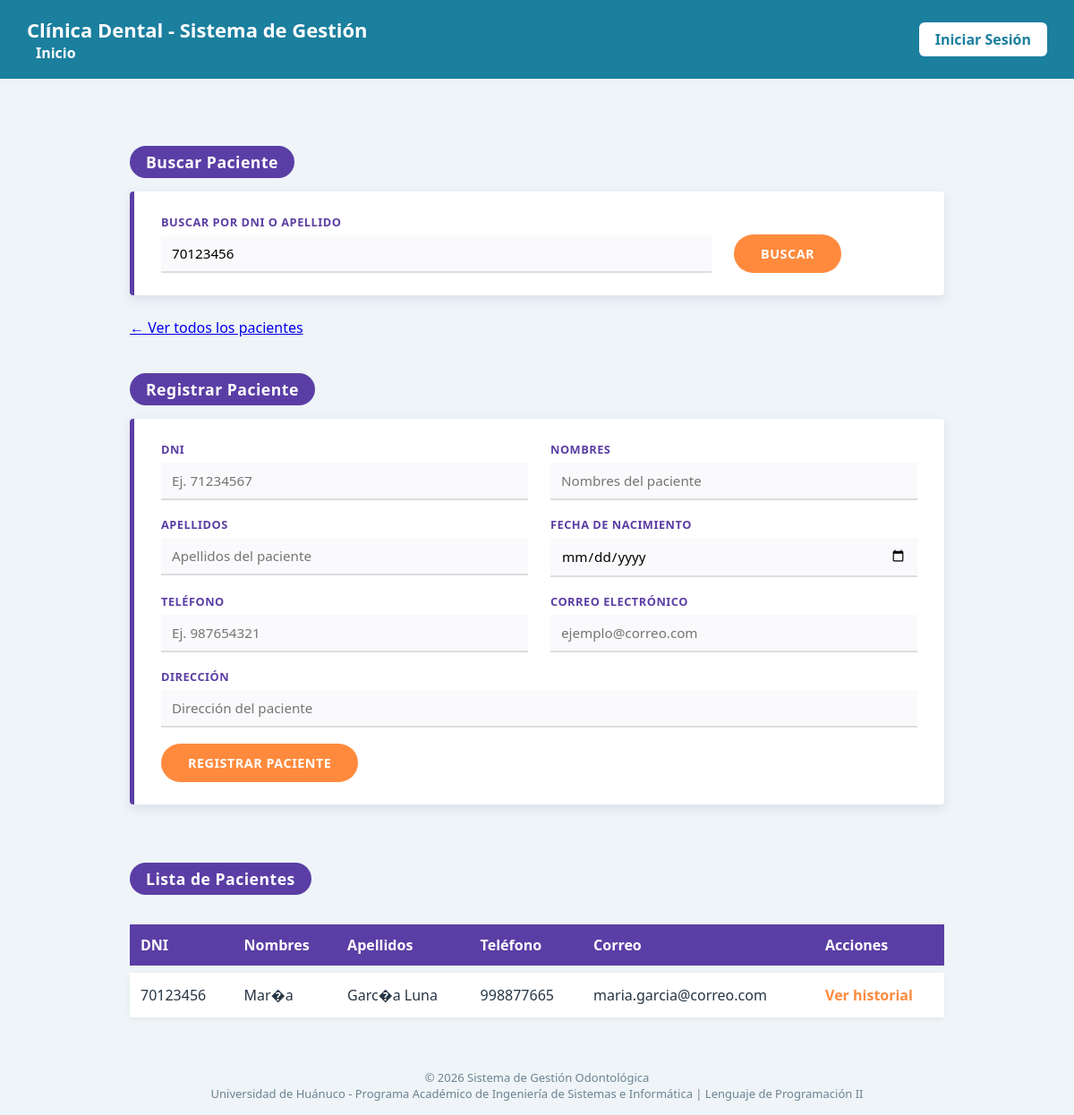
Page /vistas/pacientes.php?criterio=70123456 on the committed database.
### tables this page shows
CREATE TABLE paciente (
    id_paciente INT AUTO_INCREMENT PRIMARY KEY,
    dni VARCHAR(8) NOT NULL UNIQUE,
    nombres VARCHAR(80) NOT NULL,
    apellidos VARCHAR(80) NOT NULL,
    telefono VARCHAR(20),
    correo VARCHAR(100),
    direccion VARCHAR(150),
    fecha_nacimiento DATE
);

### php/clases/paciente.php (called while the page is built, shortened)
<?php
require_once __DIR__ . '/../config/conexion.php';
class Paciente {
    private $conexion;
    public function __construct() {
        $con = new Conexion();
        $this->conexion = $con->conectar();
    }
    public function buscarPaciente($criterio) {
        $sql = "SELECT * FROM paciente WHERE dni = :criterio OR apellidos LIKE :criterio2";
        $stmt = $this->conexion->prepare($sql);
        $like = "%" . $criterio . "%";
        $stmt->bindParam(':criterio', $criterio);
        $stmt->bindParam(':criterio2', $like);
        $stmt->execute();
        return $stmt->fetchAll();
    }
}

### php/config/conexion.php (called while the page is built, shortened)
<?php
class Conexion {
    private $host = "localhost";
    private $nombre_bd = "clinica_dental";
    private $usuario = "root";
    private $password = "";
    private $charset = "utf8mb4";
    public function conectar() {
        $dsn = "mysql:host={$this->host};dbname={$this->nombre_bd};charset={$this->charset}";
        $opciones = [
            PDO::ATTR_ERRMODE            => PDO::ERRMODE_EXCEPTION,
            PDO::ATTR_DEFAULT_FETCH_MODE => PDO::FETCH_ASSOC,
            PDO::ATTR_EMULATE_PREPARES   => false,
        ];
        try {
            $this->pdo = new PDO($dsn, $this->usuario, $this->password, $opciones);
            return $this->pdo;
        } catch (PDOException $e) {
            die("Error de conexión a la base de datos: " . $e->getMessage());
        }
    }
}

### vistas/pacientes.php (the view, shortened to what this page needs)
<?php
require_once '../php/clases/paciente.php';
$paciente = new Paciente();
$criterioBusqueda = isset($_GET['criterio']) ? trim($_GET['criterio']) : '';
if ($criterioBusqueda !== '') {
    $listaPacientes = $paciente->buscarPaciente($criterioBusqueda);
} else {
    $listaPacientes = $paciente->listarPacientes();
}
?>
<!DOCTYPE html>
<html lang="es">
<head>
    <link rel="stylesheet" href="../css/base.css">
    <link rel="stylesheet" href="../css/pacientes.css">
</head>
<body>
    <?php include 'incluir/header.php'; ?>
    <main>
        <h2>Buscar Paciente</h2>
        <form action="../php/procesar/procesar_paciente.php" method="GET" style="grid-template-columns: 3fr 1fr;">
            <div>
                <label for="criterio">Buscar por DNI o Apellido</label>
                <input type="text" id="criterio" name="criterio" placeholder="Ingrese DNI o apellido" value="<?php echo htmlspecialchars($criterioBusqueda); ?>">
            </div>
            <button type="submit" style="grid-column:auto; align-self:end;">Buscar</button>
        </form>
        <?php if ($criterioBusqueda !== ''): ?>
            <p><a href="pacientes.php">← Ver todos los pacientes</a></p>
        <?php endif; ?>
        <h2>Registrar Paciente</h2>
        <form action="../php/procesar/procesar_paciente.php" method="POST" onsubmit="return confirm('¿Confirmas que los datos del paciente son correctos?');">
            <div>
                <label for="dni">DNI</label>
                <input type="text" id="dni" name="dni" maxlength="8" placeholder="Ej. 71234567" required
                       pattern="[0-9]{8}" inputmode="numeric" title="Debe contener exactamente 8 números"
                       oninput="this.value = this.value.replace(/[^0-9]/g, '').slice(0, 8);">
            </div>
            <div>
                <label for="nombres">Nombres</label>
                <input type="text" id="nombres" name="nombres" placeholder="Nombres del paciente" required
                       pattern="[A-Za-zÁÉÍÓÚáéíóúÑñ\s]+" title="Solo se permiten letras y espacios"
                       oninput="this.value = this.value.replace(/[^A-Za-zÁÉÍÓÚáéíóúÑñ\s]/g, '');">
            </div>
            <div>
                <label for="apellidos">Apellidos</label>
                <input type="text" id="apellidos" name="apellidos" placeholder="Apellidos del paciente" required
                       pattern="[A-Za-zÁÉÍÓÚáéíóúÑñ\s]+" title="Solo se permiten letras y espacios"
                       oninput="this.value = this.value.replace(/[^A-Za-zÁÉÍÓÚáéíóúÑñ\s]/g, '');">
            </div>
            <div>
                <label for="fecha_nacimiento">Fecha de nacimiento</label>
                <input type="date" id="fecha_nacimiento" name="fecha_nacimiento"
                       min="1920-01-01" max="<?php echo date('Y-m-d'); ?>">
            </div>
            <div>
                <label for="telefono">Teléfono</label>
                <input type="tel" id="telefono" name="telefono" placeholder="Ej. 987654321"
                       maxlength="9" pattern="9[0-9]{8}" inputmode="numeric"
                       title="Debe empezar con 9 y tener 9 dígitos en total"
                       oninput="this.value = this.value.replace(/[^0-9]/g, '').slice(0, 9);">
            </div>
            <div>
                <label for="correo">Correo electrónico</label>
                <input type="email" id="correo" name="correo" placeholder="ejemplo@correo.com">
            </div>
            <div class="campo-completo">
                <label for="direccion">Dirección</label>
                <input type="text" id="direccion" name="direccion" placeholder="Dirección del paciente">
            </div>
            <button type="submit">Registrar Paciente</button>
        </form>
        <h2>Lista de Pacientes</h2>
        <table>
            <thead>
                <tr>
                    <th>DNI</th>
                    <th>Nombres</th>
                    <th>Apellidos</th>
                    <th>Teléfono</th>
                    <th>Correo</th>
                    <th>Acciones</th>
                </tr>
            </thead>
            <tbody>
                <?php if (count($listaPacientes) === 0): ?>
                    <tr>
                        <td colspan="6">No se encontraron pacientes.</td>
                    </tr>
                <?php else: ?>
                    <?php foreach ($listaPacientes as $p): ?>
                        <tr>
                            <td data-label="DNI"><?php echo htmlspecialchars($p['dni']); ?></td>
                            <td data-label="Nombres"><?php echo htmlspecialchars($p['nombres']); ?></td>
                            <td data-label="Apellidos"><?php echo htmlspecialchars($p['apellidos']); ?></td>
                            <td data-label="Teléfono"><?php echo htmlspecialchars($p['telefono']); ?></td>
                            <td data-label="Correo"><?php echo htmlspecialchars($p['correo']); ?></td>
                            <td data-label="Acciones">
                                <a href="historial.php?id_paciente=<?php echo $p['id_paciente']; ?>">Ver historial</a>
                            </td>
                        </tr>
                    <?php endforeach; ?>
                <?php endif; ?>
            </tbody>
        </table>
    </main>
    <?php include 'incluir/footer.php'; ?>
</body>
</html>

### css/base.css (style rules this page uses)
* { margin: 0; padding: 0; box-sizing: border-box; font-family: 'Segoe UI', Arial, sans-serif; }
body { background-color: #eef4f7; color: #263544; }

### css/pacientes.css (style rules this page uses)
main { max-width: 950px; margin: 35px auto; padding: 0 20px; font-family: 'Segoe UI', Tahoma, sans-serif; }
main h2 { display: inline-block; background-color: #5b3ea5; color: white; padding: 6px 18px; border-radius: 20px; font-size: 1.1rem; margin-top: 40px; margin-bottom: 15px; letter-spacing: 0.5px; }
main form { display: grid; grid-template-columns: 1fr 1fr; gap: 18px 25px; background-color: #ffffff; border: none; border-left: 5px solid #5b3ea5; border-radius: 4px; padding: 25px 30px; margin-bottom: 25px; box-shadow: 0 4px 12px rgba(91, 62, 165, 0.12); }
.campo-completo { grid-column: 1 / -1; }
main form div { display: flex; flex-direction: column; }
main form label { font-weight: 700; color: #5b3ea5; margin-bottom: 6px; font-size: 0.8rem; text-transform: uppercase; letter-spacing: 0.5px; }
main form input { padding: 10px 12px; border: none; border-bottom: 2px solid #ddd; border-radius: 0; font-size: 0.95rem; background-color: #faf9fc; transition: border-color 0.2s ease, background-color 0.2s ease; }
main form button { grid-column: 1 / -1; justify-self: start; background-color: #ff8a3d; color: white; border: none; padding: 12px 30px; border-radius: 30px; font-size: 0.9rem; font-weight: 700; text-transform: uppercase; letter-spacing: 0.5px; cursor: pointer; transition: transform 0.15s ease, background-color 0.2s ease; }
main table { width: 100%; border-collapse: separate; border-spacing: 0 8px; margin-top: 10px; }
main table thead { display: none; }
main table tbody tr { background-color: #ffffff; box-shadow: 0 2px 6px rgba(0, 0, 0, 0.06); border-radius: 6px; }
main table td { padding: 14px 12px; position: relative; }
main table td::before { content: attr(data-label); display: block; font-size: 0.7rem; font-weight: 700; color: #5b3ea5; text-transform: uppercase; margin-bottom: 2px; }
main table a { color: #ff8a3d; font-weight: 700; text-decoration: none; }
@media (min-width: 700px) { main table thead { display: table-header-group; } }
@media (min-width: 700px) { main table thead th { background-color: #5b3ea5; color: white; padding: 12px; text-align: left; } }
@media (min-width: 700px) { main table td::before { display: none; } }

### rows in the picture
paciente: dni "70123456", nombres "Mar�a", apellidos "Garc�a Luna", telefono "998877665", correo "maria.garcia@correo.com"
